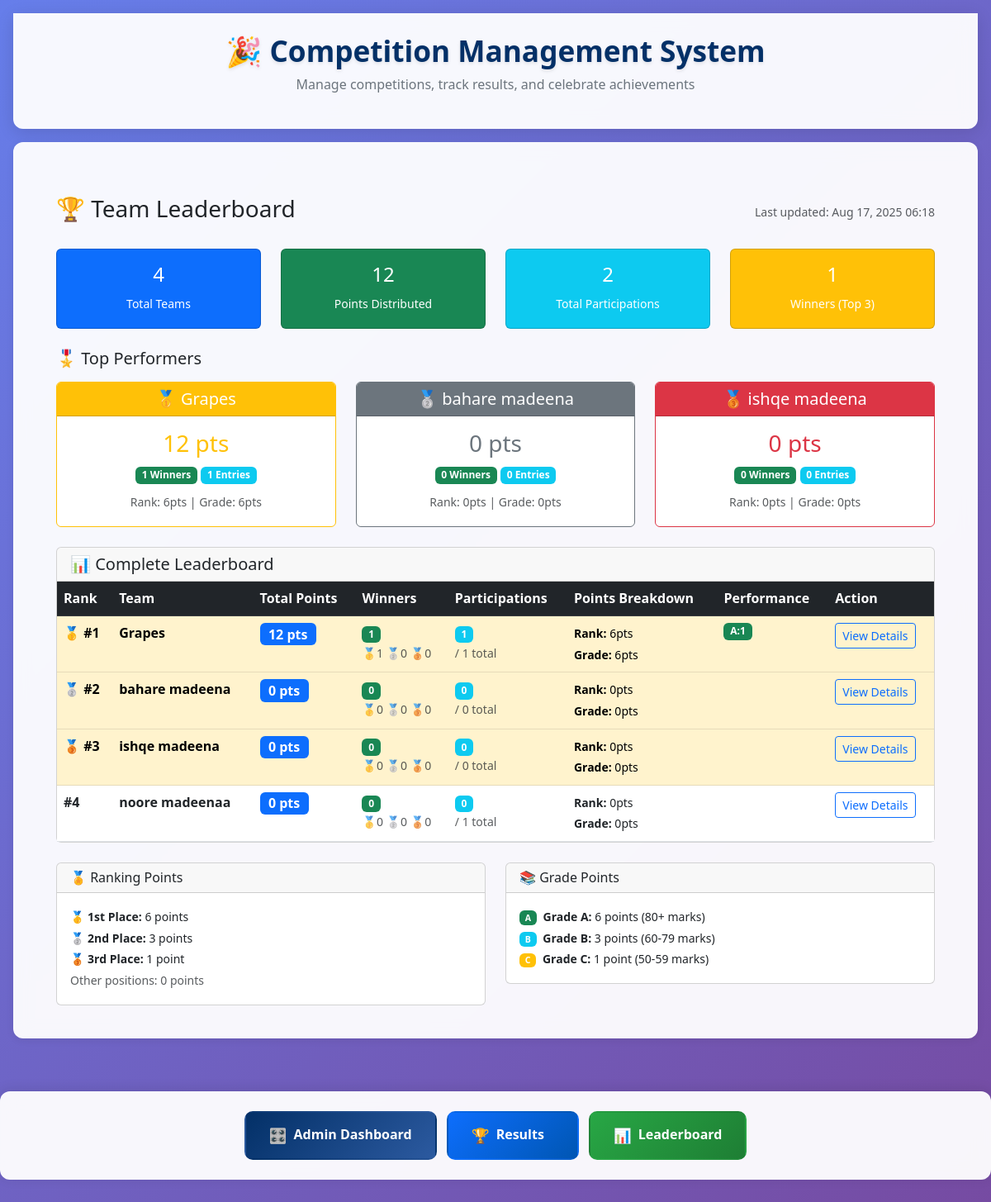
/team-leaderboard/ (signed in), run on the app's committed database.
### core/models.py (models this page shows, shortened)
class Team(models.Model):
    user = models.OneToOneField(User, on_delete=models.CASCADE)
    name = models.CharField(max_length=100)
    total_points = models.IntegerField(default=0)

class Contestant(models.Model):
    chest_no = models.PositiveIntegerField(unique=True, null=True)
    name = models.CharField(max_length=100)
    team = models.ForeignKey(Team, on_delete=models.CASCADE)
    category = models.ForeignKey(Category, on_delete=models.CASCADE, null=True)
    total_points = models.IntegerField(default=0)

### core/views.py (the view)
# urls.py: path('team-leaderboard/', views.team_leaderboard, name='team_leaderboard'),
@login_required
def team_leaderboard(request):
    teams = Team.objects.all().order_by('name')
    team_stats = []
    for team in teams:
        participations = Participation.objects.filter(contestant__team=team)
        total_participations = participations.count()
        marked_participations = participations.filter(marks__isnull=False).count()
        awarded_participations = participations.filter(points_awarded=True).count()
        winners = participations.filter(rank__in=[1, 2, 3], points_awarded=True).count()
        grade_a = participations.filter(grade='A', points_awarded=True).count()
        grade_b = participations.filter(grade='B', points_awarded=True).count()
        grade_c = participations.filter(grade='C', points_awarded=True).count()
        first_place = participations.filter(rank=1, points_awarded=True).count()
        second_place = participations.filter(rank=2, points_awarded=True).count()
        third_place = participations.filter(rank=3, points_awarded=True).count()
        rank_points = (first_place * 6) + (second_place * 3) + (third_place * 1)
        grade_points = (grade_a * 6) + (grade_b * 3) + (grade_c * 1)
        total_calculated_points = rank_points + grade_points
        team_points_obj, created = TeamPoints.objects.get_or_create(team=team)
        if team_points_obj.points != total_calculated_points:
            team_points_obj.points = total_calculated_points
            team_points_obj.save()
        team_stats.append({
            'team': team,
            'total_points': total_calculated_points,  # Use calculated points
            'rank_points': rank_points,
            'grade_points': grade_points,
            'total_participations': total_participations,
            'marked_participations': marked_participations,
            'awarded_participations': awarded_participations,
            'winners': winners,
            'first_place': first_place,
            'second_place': second_place,
            'third_place': third_place,
            'grade_a': grade_a,
            'grade_b': grade_b,
            'grade_c': grade_c,
        })
    team_stats.sort(key=lambda x: x['total_points'], reverse=True)
    for i, team_stat in enumerate(team_stats, 1):
        team_stat['position'] = i
    top_teams = team_stats[:3] if len(team_stats) >= 3 else team_stats
    total_teams = len(team_stats)
    total_points_distributed = sum(ts['total_points'] for ts in team_stats)
    total_participations_all = sum(ts['total_participations'] for ts in team_stats)
    total_winners_all = sum(ts['winners'] for ts in team_stats)
    context = {
        'team_stats': team_stats,
        'top_teams': top_teams,
        'total_teams': total_teams,
        'total_points_distributed': total_points_distributed,
        'total_participations_all': total_participations_all,
        'total_winners_all': total_winners_all,
    }
    return render(request, 'team_leaderboard.html', context)

### templates/team_leaderboard.html (shortened to what this page needs)
{% extends 'base.html' %}
{% block content %}
<div class="container mt-4">
    <div class="d-flex justify-content-between align-items-center mb-4">
        <h3>🏆 Team Leaderboard</h3>
        <div class="text-muted">
            <small>Last updated: {% now "M d, Y H:i" %}</small>
        </div>
    </div>
    <div class="row mb-4">
        <div class="col-md-3">
            <div class="card text-center bg-primary text-white">
                <div class="card-body">
                    <h4>{{ total_teams }}</h4>
                    <small>Total Teams</small>
                </div>
            </div>
        </div>
        <div class="col-md-3">
            <div class="card text-center bg-success text-white">
                <div class="card-body">
                    <h4>{{ total_points_distributed }}</h4>
                    <small>Points Distributed</small>
                </div>
            </div>
        </div>
        <div class="col-md-3">
            <div class="card text-center bg-info text-white">
                <div class="card-body">
                    <h4>{{ total_participations_all }}</h4>
                    <small>Total Participations</small>
                </div>
            </div>
        </div>
        <div class="col-md-3">
            <div class="card text-center bg-warning text-white">
                <div class="card-body">
                    <h4>{{ total_winners_all }}</h4>
                    <small>Winners (Top 3)</small>
                </div>
            </div>
        </div>
    </div>
    {% if top_teams %}
    <div class="row mb-4">
        <div class="col-12">
            <h5 class="mb-3">🎖️ Top Performers</h5>
        </div>
        {% for team_stat in top_teams %}
        <div class="col-md-4">
            <div class="card border-{% if team_stat.position == 1 %}warning{% elif team_stat.position == 2 %}secondary{% else %}danger{% endif %}">
                <div class="card-header text-center bg-{% if team_stat.position == 1 %}warning{% elif team_stat.position == 2 %}secondary{% else %}danger{% endif %} text-white">
                    <h5 class="mb-0">
                        {% if team_stat.position == 1 %}🥇{% elif team_stat.position == 2 %}🥈{% else %}🥉{% endif %}
                        {{ team_stat.team.name }}
                    </h5>
                </div>
                <div class="card-body text-center">
                    <h3 class="text-{% if team_stat.position == 1 %}warning{% elif team_stat.position == 2 %}secondary{% else %}danger{% endif %}">
                        {{ team_stat.total_points }} pts
                    </h3>
                    <p class="mb-2">
                        <span class="badge bg-success">{{ team_stat.winners }} Winners</span>
                        <span class="badge bg-info">{{ team_stat.marked_participations }} Entries</span>
                    </p>
                    <small class="text-muted">
                        Rank: {{ team_stat.rank_points }}pts | Grade: {{ team_stat.grade_points }}pts
                    </small>
                </div>
            </div>
        </div>
        {% endfor %}
    </div>
    {% endif %}
    <div class="card">
        <div class="card-header">
            <h5 class="mb-0">📊 Complete Leaderboard</h5>
        </div>
        <div class="card-body p-0">
            <div class="table-responsive">
                <table class="table table-hover mb-0">
                    <thead class="table-dark">
                        <tr>
                            <th>Rank</th>
                            <th>Team</th>
                            <th>Total Points</th>
                            <th>Winners</th>
                            <th>Participations</th>
                            <th>Points Breakdown</th>
                            <th>Performance</th>
                            <th>Action</th>
                        </tr>
                    </thead>
                    <tbody>
                        {% for team_stat in team_stats %}
                        <tr {% if team_stat.position <= 3 %}class="table-warning"{% endif %}>
                            <td>
                                <span class="fw-bold">
                                    {% if team_stat.position == 1 %}
                                        🥇 #1
                                    {% elif team_stat.position == 2 %}
                                        🥈 #2
                                    {% elif team_stat.position == 3 %}
                                        🥉 #3
                                    {% else %}
                                        #{{ team_stat.position }}
                                    {% endif %}
                                </span>
                            </td>
                            <td>
                                <strong>{{ team_stat.team.name }}</strong>
                            </td>
                            <td>
                                <span class="badge bg-primary fs-6">{{ team_stat.total_points }} pts</span>
                            </td>
                            <td>
                                <span class="badge bg-success">{{ team_stat.winners }}</span>
                                <small class="text-muted d-block">
                                    🥇{{ team_stat.first_place }} 🥈{{ team_stat.second_place }} 🥉{{ team_stat.third_place }}
                                </small>
                            </td>
                            <td>
                                <span class="badge bg-info">{{ team_stat.marked_participations }}</span>
                                <small class="text-muted d-block">/ {{ team_stat.total_participations }} total</small>
                            </td>
                            <td>
                                <small>
                                    <strong>Rank:</strong> {{ team_stat.rank_points }}pts<br>
                                    <strong>Grade:</strong> {{ team_stat.grade_points }}pts
                                </small>
                            </td>
                            <td>
                                <div class="d-flex flex-wrap gap-1">
                                    {% if team_stat.grade_a %}<span class="badge bg-success">A:{{ team_stat.grade_a }}</span>{% endif %}
                                </div>
                            </td>
                            <td>
                                <a href="{% url 'team_detail' team_stat.team.id %}" class="btn btn-outline-primary btn-sm">
                                    View Details
                                </a>
                            </td>
                        </tr>
                        {% endfor %}
                    </tbody>
                </table>
            </div>
        </div>
    </div>
    <div class="row mt-4">
        <div class="col-md-6">
            <div class="card">
                <div class="card-header">
                    <h6 class="mb-0">🏅 Ranking Points</h6>
                </div>
                <div class="card-body">
                    <small>
                        🥇 <strong>1st Place:</strong> 6 points<br>
                        🥈 <strong>2nd Place:</strong> 3 points<br>
                        🥉 <strong>3rd Place:</strong> 1 point<br>
                        <span class="text-muted">Other positions: 0 points</span>
                    </small>
                </div>
            </div>
        </div>
        <div class="col-md-6">
            <div class="card">
                <div class="card-header">
                    <h6 class="mb-0">📚 Grade Points</h6>
                </div>
                <div class="card-body">
                    <small>
                        <span class="badge bg-success me-1">A</span> <strong>Grade A:</strong> 6 points (80+ marks)<br>
                        <span class="badge bg-info me-1">B</span> <strong>Grade B:</strong> 3 points (60-79 marks)<br>
                        <span class="badge bg-warning me-1">C</span> <strong>Grade C:</strong> 1 point (50-59 marks)
                    </small>
                </div>
            </div>
        </div>
    </div>
</div>
{% endblock %}

### templates/base.html (style rules this page uses)
:root { --primary-blue: #033067; --primary-light: rgba(3, 48, 103, 0.1); --accent-blue: #0d6efd; --success-green: #28a745; --warning-orange: #fd7e14; --danger-red: #dc3545; --light-gray: #f8f9fa; --dark-gray: #6c757d; --border-radius: 12px; --shadow-light: 0 2px 10px rgba(0,0,0,0.08); --shadow-medium: 0 4px 20px rgba(0,0,0,0.12); --gradient-bg: linear-gradient(135deg, #667eea 0%, #764ba2 100%); }
* { box-sizing: border-box; }
body { background: var(--gradient-bg); min-height: 100vh; font-family: 'Segoe UI', Tahoma, Geneva, Verdana, sans-serif; font-size: 16px; line-height: 1.6; margin: 0; padding: 0; }

### data on the page
Team: team.name "Grapes"
Team: team.name "bahare madeena", team.name "bahare madeena"
Team: team.name "ishqe madeena", team.name "ishqe madeena"
Contestant: shows "🥇 #1", team.name "Grapes", total_points "12", winners "1", first_place "1", second_place "0", third_place "0", marked_participations "1", total_participations "1", rank_points "6", grade_points "6", grade_a "1"
Contestant: position "4", team.name "noore madeenaa", total_points "0", winners "0", first_place "0", second_place "0", third_place "0", marked_participations "0", total_participations "1", rank_points "0", grade_points "0"

### other printed values
{{ total_teams }} "4"
{{ total_points_distributed }} "12"
{{ total_participations_all }} "2"
{{ total_winners_all }} "1"
{{ team_stat.total_points }} "12" "0" "0"
{{ team_stat.winners }} "1" "0" "0"
{{ team_stat.marked_participations }} "1" "0" "0"
{{ team_stat.rank_points }} "6" "0" "0"
{{ team_stat.grade_points }} "6" "0" "0"
{{ team_stat.total_points }} "0" "0"
{{ team_stat.winners }} "0" "0"
{{ team_stat.first_place }} "0" "0"
{{ team_stat.second_place }} "0" "0"
{{ team_stat.third_place }} "0" "0"
{{ team_stat.marked_participations }} "0" "0"
